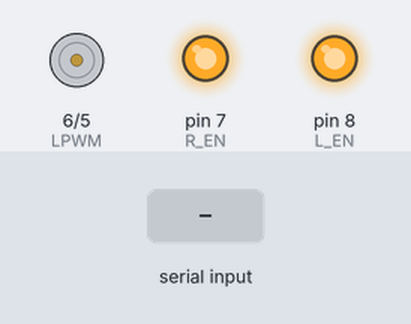
Bench run of a sketch on a simulated Arduino Uno, built with avr-gcc and run on an emulated ATmega328P. On the bench: motor-driver pin pairs drawn as motors (green arrow = first pin HIGH = forward, orange = second pin HIGH = backward, longer = more drive), output pins drawn as LEDs (lit = HIGH). Inputs (shaded band) come from the test bench. What the sketch prints to the serial monitor is not drawn.

Above: at 1.2 s.
1.3 s: "s" received over Serial
At 2.6 s:
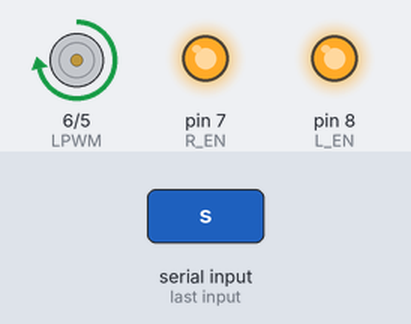
At 4.1 s:
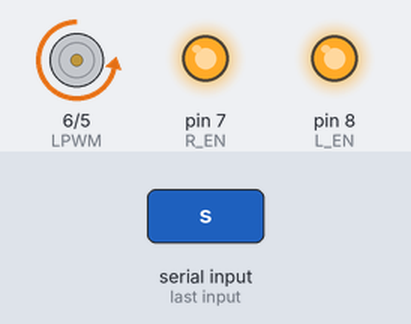
4.3 s: "q" received over Serial
Timing chart, 0 to 8.1 s (numbered marks = the images above; inputs shaded):
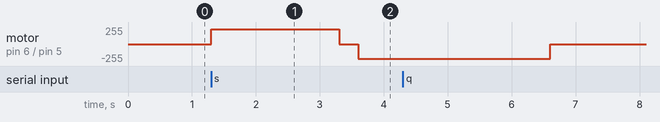

Measured:
- after the input at 1.3 s, motor on pin 6 (LPWM) / pin 5 (RPWM): stopped → forward 220/255 at once, → stopped 2.0 s later, → backward 220/255 0.30 s later

The sketch:

auto_cycle.ino
```cpp
// 자동 반복: s = 시작, q = 현재 사이클 완료 후 복귀하고 정지
const int RPWM = 5;
const int LPWM = 6;
const int R_EN = 7;
const int L_EN = 8;

const int SPEED = 220;
const int PUSH_TIME = 2000;    // 전진 시간 (ms)
const int RETURN_TIME = 3000;  // 복귀 시간 (ms)
const int CYCLE_GAP = 15000;   // 사이클 간격 (ms)

bool running = false;
bool stopRequested = false; // q 눌렀는지 여부

void setup() {
  pinMode(RPWM, OUTPUT);
  pinMode(LPWM, OUTPUT);
  pinMode(R_EN, OUTPUT);
  pinMode(L_EN, OUTPUT);

  digitalWrite(R_EN, HIGH);
  digitalWrite(L_EN, HIGH);

  analogWrite(RPWM, 0);
  analogWrite(LPWM, 0);

  Serial.begin(9600);
  Serial.println("'s' = 시작 / 'q' = 현재 사이클 완료 후 복귀하고 정지");
}

void checkSerial() {
  if (Serial.available() > 0) {
    char cmd = Serial.read();
    if (cmd == 's' && !running) {
      running = true;
      stopRequested = false;
      Serial.println("시작!");
    }
    if (cmd == 'q') {
      stopRequested = true;
      Serial.println("정지 요청 - 현재 사이클 완료 후 복귀하고 멈춥니다...");
    }
  }
}

void loop() {
  checkSerial();

  if (running) {
    // 1. 전진
    Serial.println("전진 중...");
    analogWrite(RPWM, 0);
    analogWrite(LPWM, SPEED);
    delay(PUSH_TIME);

    // 2. 잠깐 정지
    analogWrite(LPWM, 0);
    delay(300);

    // 3. 완전 복귀 (q 눌렸어도 항상 복귀)
    Serial.println("완전 복귀 중...");
    analogWrite(RPWM, SPEED);
    delay(RETURN_TIME);

    // 4. 정지
    analogWrite(RPWM, 0);

    // 5. q 눌렸으면 여기서 종료
    if (stopRequested) {
      running = false;
      stopRequested = false;
      Serial.println("완전 복귀 완료. 정지!");
      return;
    }

    // 6. 15초 대기 (이 중에도 s/q 체크)
    Serial.println("대기 중... (15초)");
    for (int i = 0; i < 150; i++) {
      checkSerial();
      delay(100);
    }
  }
}
```
